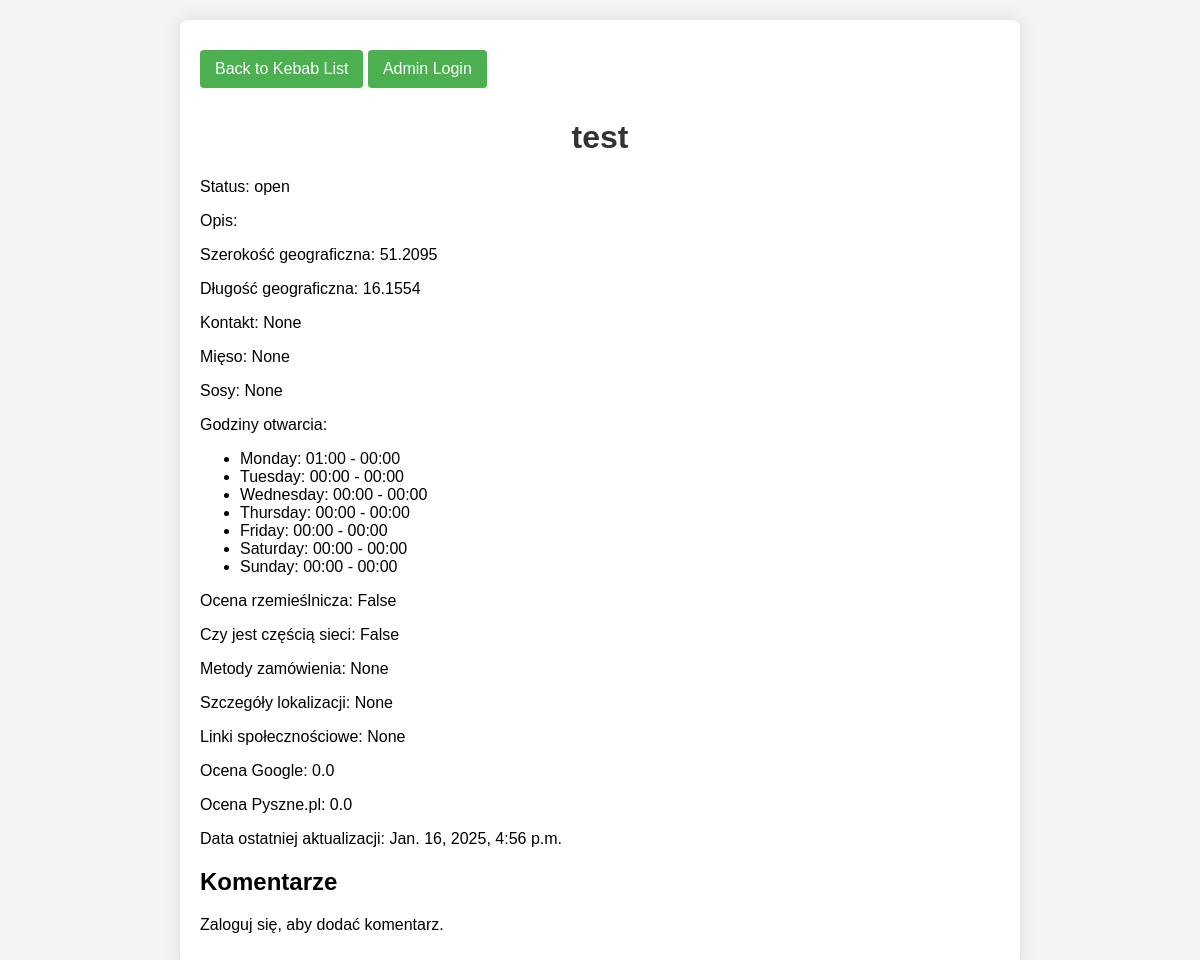
/panel/kebabs/1/, run on an earlier commit of the app's database.
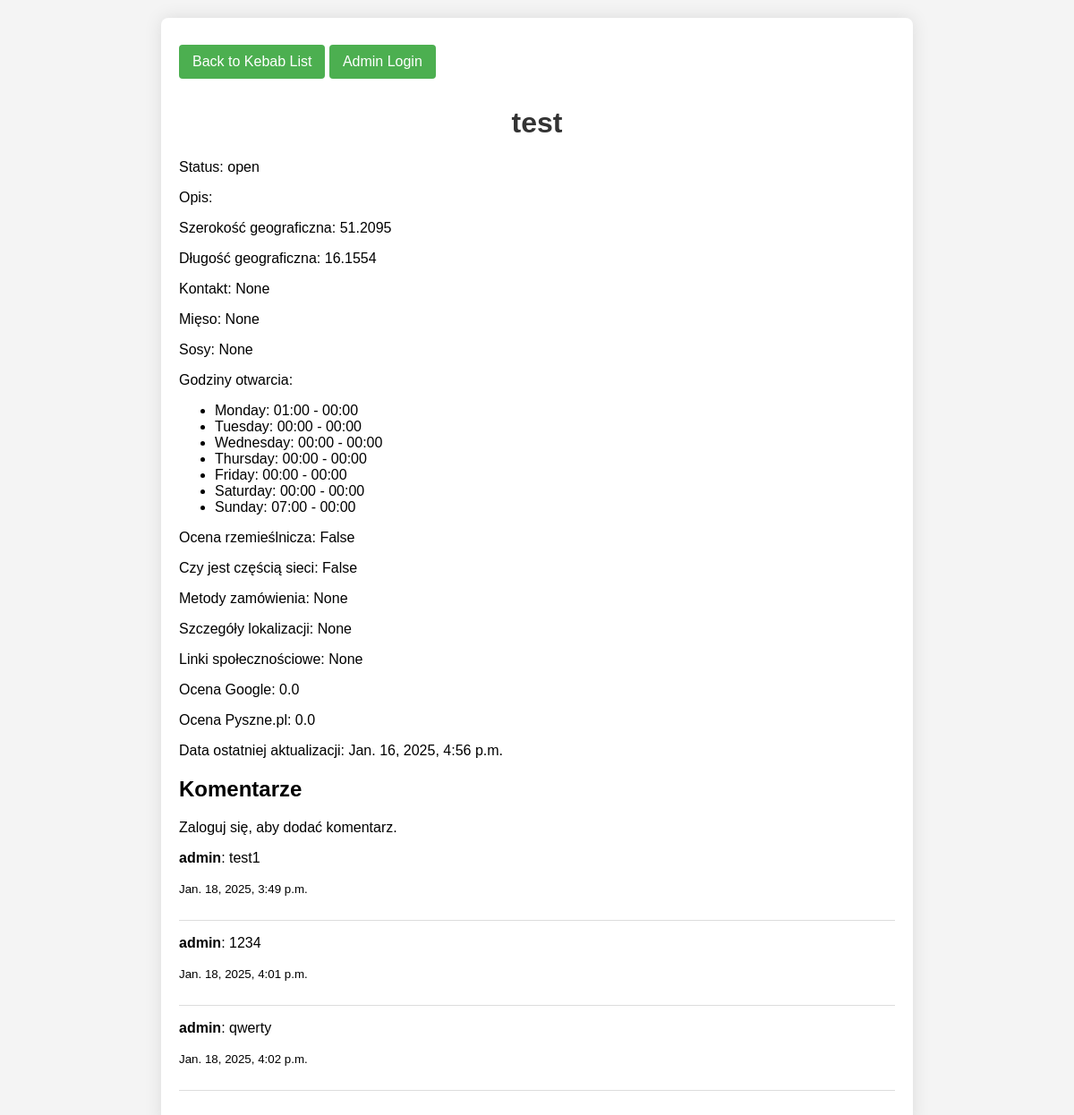
And on a later commit of the database.
### api/models.py (models this page shows, shortened)
class OpeningHour(models.Model):
    kebab = models.ForeignKey(Kebab, on_delete=models.CASCADE, related_name='openinghour_set')
    hours = models.JSONField(blank=True, null=True, default=default_hours, verbose_name="Godziny otwarcia")

class UserComment(models.Model):
    user = models.ForeignKey(User, on_delete=models.CASCADE)
    kebab = models.ForeignKey(Kebab, on_delete=models.CASCADE, related_name="comments")
    text = models.TextField()
    created_at = models.DateTimeField(default=now)

### panel/views.py (the view)
# urls.py: path('kebabs/<int:pk>/', kebab_detail, name='kebab_detail'),
def kebab_detail(request, pk):
    kebab = get_object_or_404(Kebab, pk=pk)
    previous_kebab = Kebab.objects.filter(pk__lt=pk).order_by('-pk').first()
    next_kebab = Kebab.objects.filter(pk__gt=pk).order_by('pk').first()
    return render(request, 'kebab_detail.html', {'kebab': kebab, 'previous': previous_kebab, 'next': next_kebab})

### panel/templates/kebab_detail.html (shortened to what this page needs)
<!DOCTYPE html>
<html lang="pl">
<head>
    <link rel="stylesheet" href="https://cdnjs.cloudflare.com/ajax/libs/font-awesome/6.0.0-beta3/css/all.min.css">
</head>
<body>
    <div class="container">
        <a href="{% url 'kebab_list' %}" class="button">Back to Kebab List</a>
        <a href="/panel/admin/api" class="button">Admin Login</a>
        <h1>{{ kebab.name }}</h1>
        <p>Status: {{ kebab.status }}</p>
        <p>Opis: {{ kebab.description }}</p>
        <p>Szerokość geograficzna: {{ kebab.latitude }}</p>
        <p>Długość geograficzna: {{ kebab.longitude }}</p>
        <p>Kontakt: {{ kebab.contact }}</p>
        <p>Mięso: {{ kebab.meats }}</p>
        <p>Sosy: {{ kebab.sauces }}</p>
        <p>Godziny otwarcia:</p>
        <ul>
            {% for hour in kebab.openinghour_set.all %}
                {% for day, times in hour.hours.items %}
                    <li>{{ day|title }}: {{ times.open }} - {{ times.close }}</li>
                {% endfor %}
            {% endfor %}
        </ul>
        <p>Ocena rzemieślnicza: {{ kebab.craft_rating }}</p>
        <p>Czy jest częścią sieci: {{ kebab.in_chain }}</p>
        <p>Metody zamówienia: {{ kebab.order_methods }}</p>
        <p>Szczegóły lokalizacji: {{ kebab.location_details }}</p>
        <p>Linki społecznościowe: {{ kebab.social_links }}</p>
        <p>Ocena Google: {{ kebab.google_rating }}</p>
        <p>Ocena Pyszne.pl: {{ kebab.pyszne_rating }}</p>
        <p>Data ostatniej aktualizacji: {{ kebab.last_updated }}</p>
        <div class="comments">
            <h2>Komentarze</h2>
            {% if user.is_authenticated %}
            <form id="comment-form" method="post" action="{% url 'add_user_comment' kebab.id %}">
                {% csrf_token %}
                <textarea name="text" rows="4" cols="50" placeholder="Dodaj komentarz..."></textarea>
                <button type="submit" class="button">Dodaj</button>
                <div id="comment-message"></div>
            </form>
            {% else %}
            <p>Zaloguj się, aby dodać komentarz.</p>
            {% endif %}
            <div>
                {% for comment in kebab.comments.all %}
                    <div class="comment">
                        <p><strong>{{ comment.user.username }}</strong>: {{ comment.text }}</p>
                        <p><small>{{ comment.created_at }}</small></p>
                    </div>
                {% endfor %}
            </div>
        </div>
    </div>
</body>
</html>

What changed in the data, as far as the page shows it:
added UserComment: user.username "admin", text "test1", created_at "Jan. 18, 2025, 3:49 p.m."
added UserComment: user.username "admin", text "1234", created_at "Jan. 18, 2025, 4:01 p.m."
added UserComment: user.username "admin", text "qwerty", created_at "Jan. 18, 2025, 4:02 p.m."
Also different on the page:
new list line: "Sunday : 07:00 - 00:00"
list line gone: "Sunday : 00:00 - 00:00"
